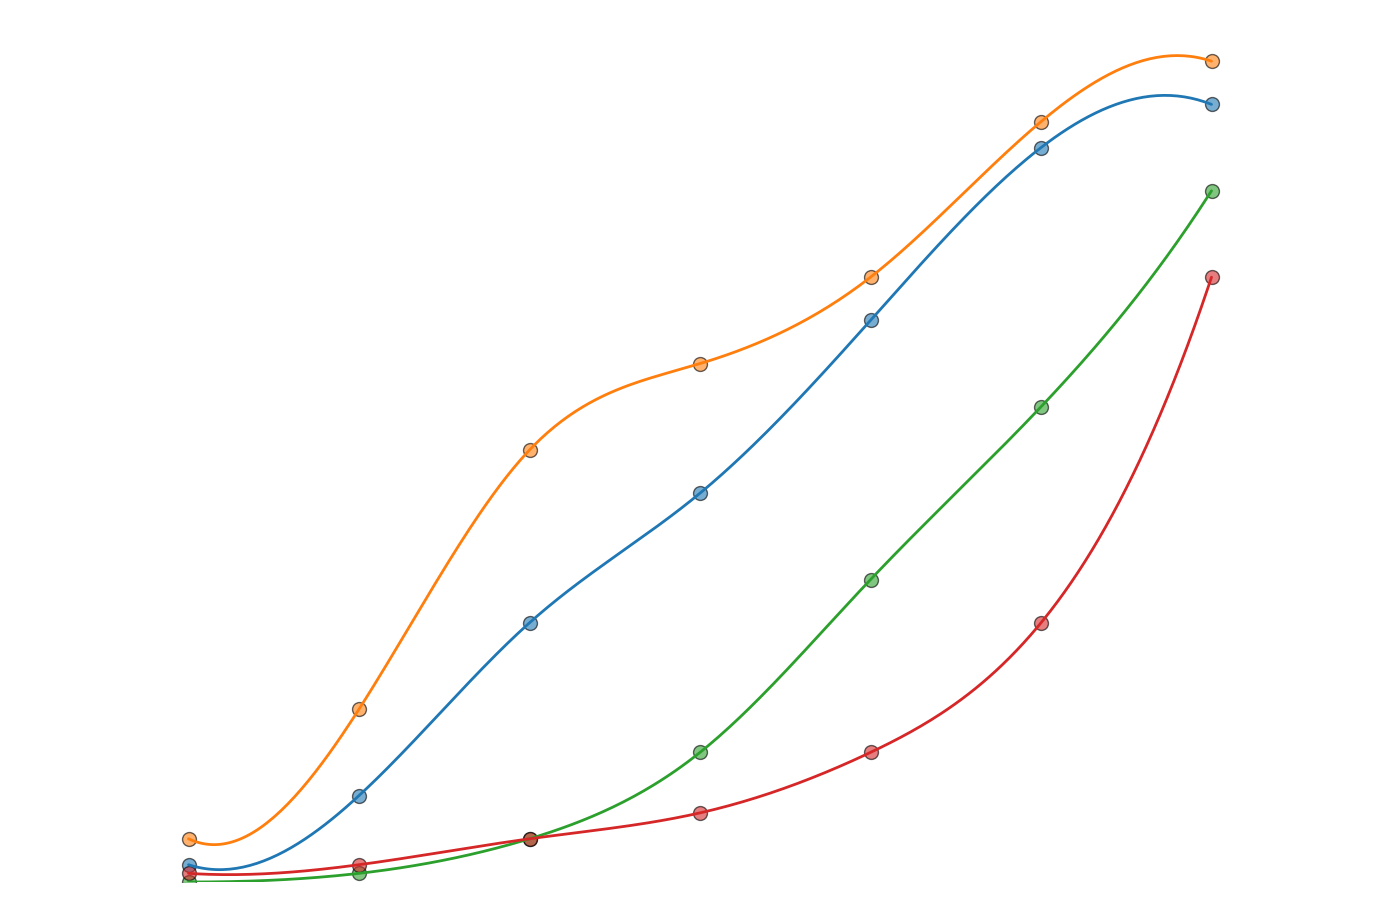

The script that drew this image:
import matplotlib.pyplot as plt
import numpy as np
from scipy.interpolate import make_interp_spline

years = np.array([1990, 1995, 2000, 2005, 2010, 2015, 2020])

internet_usage = np.array([2, 10, 30, 45, 65, 85, 90])
mobile_devices = np.array([5, 20, 50, 60, 70, 88, 95])
cloud_computing = np.array([0, 1, 5, 15, 35, 55, 80])
artificial_intelligence = np.array([1, 2, 5, 8, 15, 30, 70])

def get_smooth_curve(years, data):
    spline = make_interp_spline(years, data, k=3)
    smooth_years = np.linspace(years.min(), years.max(), 300)
    smooth_data = spline(smooth_years)
    return smooth_years, smooth_data

smooth_years_internet, smooth_internet_usage = get_smooth_curve(years, internet_usage)
smooth_years_mobile, smooth_mobile_devices = get_smooth_curve(years, mobile_devices)
smooth_years_cloud, smooth_cloud_computing = get_smooth_curve(years, cloud_computing)
smooth_years_ai, smooth_ai = get_smooth_curve(years, artificial_intelligence)

plt.figure(figsize=(14, 9))

plt.scatter(years, internet_usage, color='#1f77b4', s=100, alpha=0.6, edgecolor='black')
plt.plot(smooth_years_internet, smooth_internet_usage, color='#1f77b4', linewidth=2)

plt.scatter(years, mobile_devices, color='#ff7f0e', s=100, alpha=0.6, edgecolor='black')
plt.plot(smooth_years_mobile, smooth_mobile_devices, color='#ff7f0e', linewidth=2)

plt.scatter(years, cloud_computing, color='#2ca02c', s=100, alpha=0.6, edgecolor='black')
plt.plot(smooth_years_cloud, smooth_cloud_computing, color='#2ca02c', linewidth=2)

plt.scatter(years, artificial_intelligence, color='#d62728', s=100, alpha=0.6, edgecolor='black')
plt.plot(smooth_years_ai, smooth_ai, color='#d62728', linewidth=2)

plt.xlim(1985, 2025)
plt.ylim(0, 100)
plt.xticks([])
plt.yticks([])

plt.gca().spines['top'].set_visible(False)
plt.gca().spines['right'].set_visible(False)
plt.gca().spines['left'].set_visible(False)
plt.gca().spines['bottom'].set_visible(False)

plt.tight_layout()
plt.show()
